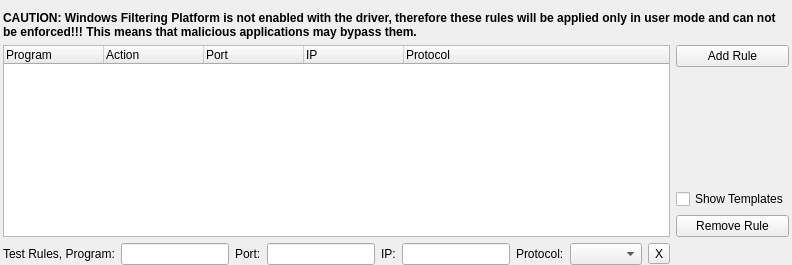
           <widget class="QWidget" name="tabNetFw">
            <attribute name="title">
             <string>Network Firewall Rules</string>
            </attribute>
            <layout class="QGridLayout" name="gridLayout_48">
             <property name="leftMargin">
              <number>3</number>
             </property>
             <property name="rightMargin">
              <number>3</number>
             </property>
             <property name="bottomMargin">
              <number>0</number>
             </property>
             <item row="0" column="0">
              <layout class="QGridLayout" name="gridLayout_47">
               <item row="2" column="1">
                <spacer name="verticalSpacer_23">
                 <property name="orientation">
                  <enum>Qt::Vertical</enum>
                 </property>
                 <property name="sizeHint" stdset="0">
                  <size>
                   <width>20</width>
                   <height>40</height>
                  </size>
                 </property>
                </spacer>
               </item>
               <item row="5" column="0">
                <layout class="QHBoxLayout" name="horizontalLayout_3">
                 <item>
                  <widget class="QLabel" name="label_48">
                   <property name="text">
                    <string>Test Rules, Program:</string>
                   </property>
                  </widget>
                 </item>
                 <item>
                  <widget class="QLineEdit" name="txtProgFwTest"/>
                 </item>
                 <item>
                  <widget class="QLabel" name="label_49">
                   <property name="text">
                    <string>Port:</string>
                   </property>
                  </widget>
                 </item>
                 <item>
                  <widget class="QLineEdit" name="txtPortFwTest"/>
                 </item>
                 <item>
                  <widget class="QLabel" name="label_50">
                   <property name="text">
                    <string>IP:</string>
                   </property>
                  </widget>
                 </item>
                 <item>
                  <widget class="QLineEdit" name="txtIPFwTest"/>
                 </item>
                 <item>
                  <widget class="QLabel" name="label_51">
                   <property name="text">
                    <string>Protocol:</string>
                   </property>
                  </widget>
                 </item>
                 <item>
                  <widget class="QComboBox" name="cmbProtFwTest"/>
                 </item>
                 <item>
                  <widget class="QToolButton" name="btnClearFwTest">
                   <property name="text">
                    <string>X</string>
                   </property>
                  </widget>
                 </item>
                </layout>
               </item>
               <item row="4" column="1">
                <widget class="QPushButton" name="btnDelFwRule">
                 <property name="text">
                  <string>Remove Rule</string>
                 </property>
                </widget>
               </item>
               <item row="1" column="1">
                <widget class="QPushButton" name="btnAddFwRule">
                 <property name="text">
                  <string>Add Rule</string>
                 </property>
                </widget>
               </item>
               <item row="1" column="0" rowspan="4">
                <widget class="QTreeWidget" name="treeNetFw">
                 <column>
                  <property name="text">
                   <string>Program</string>
                  </property>
                 </column>
                 <column>
                  <property name="text">
                   <string>Action</string>
                  </property>
                 </column>
                 <column>
                  <property name="text">
                   <string>Port</string>
                  </property>
                 </column>
                 <column>
                  <property name="text">
                   <string>IP</string>
                  </property>
                 </column>
                 <column>
                  <property name="text">
                   <string>Protocol</string>
                  </property>
                 </column>
                </widget>
               </item>
               <item row="3" column="1">
                <widget class="QCheckBox" name="chkShowNetFwTmpl">
                 <property name="text">
                  <string>Show Templates</string>
                 </property>
                </widget>
               </item>
               <item row="0" column="0" colspan="2">
                <widget class="QLabel" name="lblNoWfp">
                 <property name="font">
                  <font>
                   <weight>75</weight>
                   <bold>true</bold>
                   <kerning>true</kerning>
                  </font>
                 </property>
                 <property name="text">
                  <string>CAUTION: Windows Filtering Platform is not enabled with the driver, therefore these rules will be applied only in user mode and can not be enforced!!! This means that malicious applications may bypass them.</string>
                 </property>
                 <property name="wordWrap">
                  <bool>true</bool>
                 </property>
                </widget>
               </item>
              </layout>
             </item>
            </layout>
           </widget>
